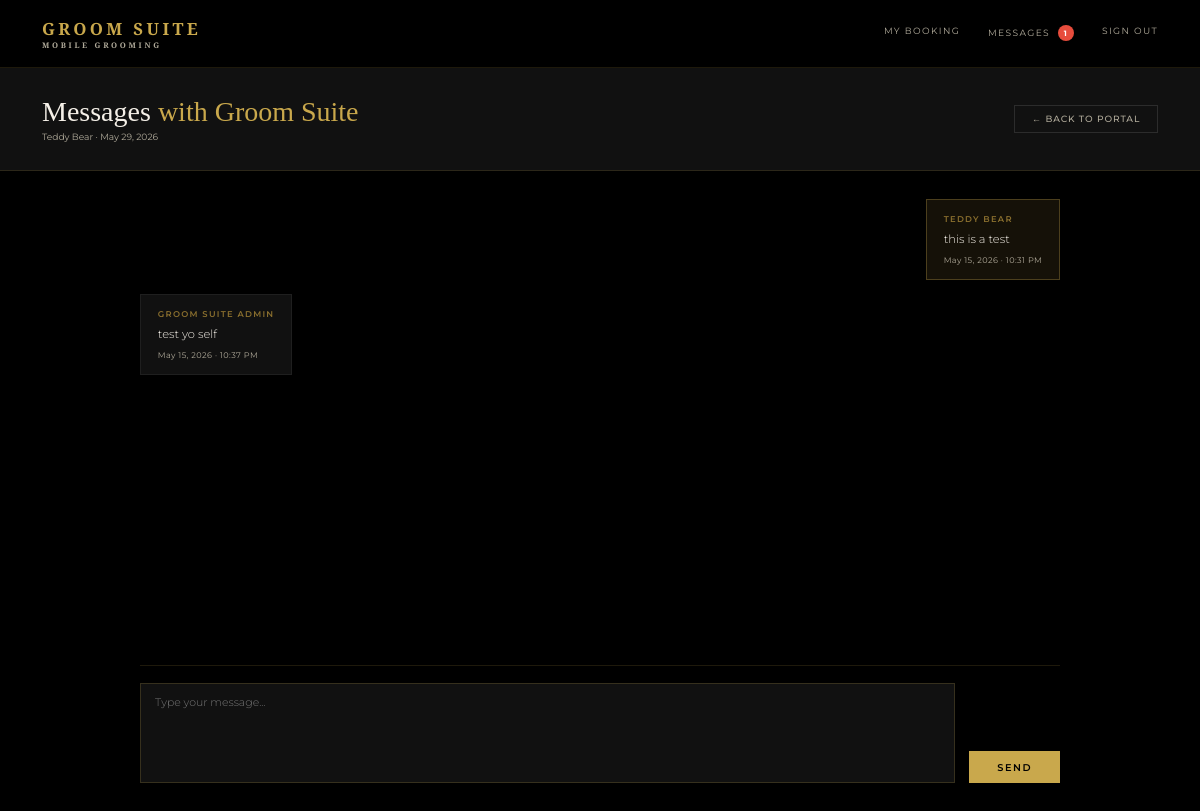
The page /portal/messages (signed in) on the database as committed earlier.
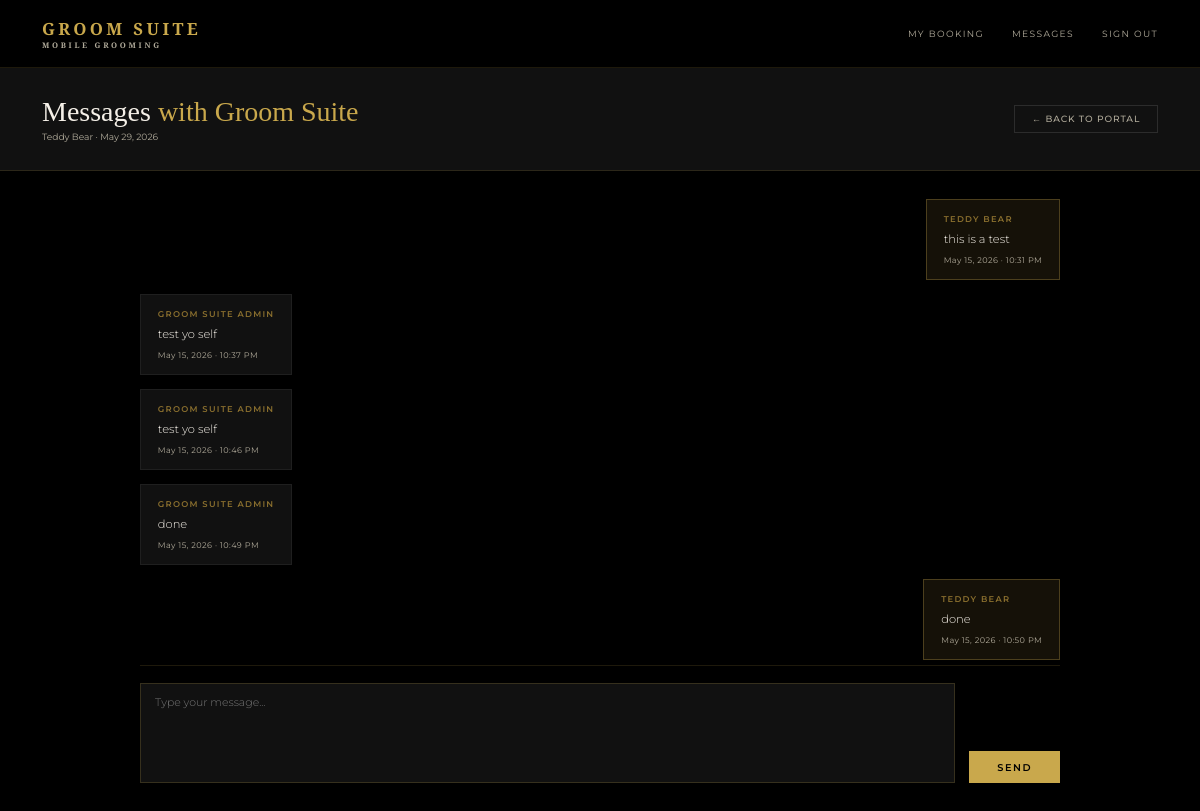
The same page on the database as committed later.
### models.py (models this page shows)
class User(UserMixin, db.Model):
    id = db.Column(db.Integer, primary_key=True)
    name = db.Column(db.String(100), nullable=False)
    email = db.Column(db.String(120), unique=True, nullable=False)
    password = db.Column(db.String(200), nullable=False)
    role = db.Column(db.String(20), default='client')
    phone = db.Column(db.String(20))
    password_changed = db.Column(db.Boolean, default=False)
    bookings = db.relationship('Booking', backref='client', lazy=True)

class Booking(db.Model):
    id = db.Column(db.Integer, primary_key=True)
    wedding_date = db.Column(db.String(50), nullable=False)
    venue = db.Column(db.String(200), nullable=False)
    start_time = db.Column(db.String(20))
    party_size = db.Column(db.Integer, default=1)
    package = db.Column(db.String(100))
    addons = db.Column(db.String(200))
    notes = db.Column(db.Text)
    status = db.Column(db.String(20), default='pending')
    created_at = db.Column(db.DateTime, default=datetime.utcnow)
    user_id = db.Column(db.Integer, db.ForeignKey('user.id'), nullable=False)
    party_members = db.relationship('PartyMember', backref='booking', lazy=True)
    messages = db.relationship('Message', backref='booking_messages', lazy=True, foreign_keys='Message.booking_id')

class Message(db.Model):
    id = db.Column(db.Integer, primary_key=True)
    booking_id = db.Column(db.Integer, db.ForeignKey('booking.id'), nullable=False)
    sender_id = db.Column(db.Integer, db.ForeignKey('user.id'), nullable=False)
    body = db.Column(db.Text, nullable=False)
    timestamp = db.Column(db.DateTime, default=datetime.utcnow)
    read = db.Column(db.Boolean, default=False)
    sender = db.relationship('User', foreign_keys=[sender_id])
    booking = db.relationship('Booking', foreign_keys=[booking_id])

### routes.py (the view, shortened to what this page needs)
    @app.route('/portal/messages', methods=['GET', 'POST'])
    @login_required
    def portal_messages():
        booking = Booking.query.filter_by(user_id=current_user.id).first()
        if not booking:
            return redirect(url_for('portal'))
        from models import Message
        messages = Message.query.filter_by(booking_id=booking.id).order_by(Message.timestamp).all()
        for message in messages:
            if message.sender_id != current_user.id:
                message.read = True
        db.session.commit()
        return render_template('messages.html', booking=booking, messages=messages)

### app.py (called while the page is built)
@app.template_filter('format_date')
def format_date(value):
    try:
        return datetime.strptime(value, '%Y-%m-%d').strftime('%B %d, %Y')
    except:
        return value

### auth.py (called while the page is built)
def register_routes(app, login_manager):
    @login_manager.user_loader
    def load_user(user_id):
        return db.session.get(User, int(user_id))
    @app.route('/login', methods=['GET', 'POST'])
    def login():
        if request.method == 'POST':
            email = request.form.get('email')
            password = request.form.get('password')
            user = User.query.filter_by(email=email).first()
            if user and check_password_hash(user.password, password):
                login_user(user)
                if user.role == 'admin':
                    return redirect(url_for('index'))
                return redirect(url_for('portal'))
            flash('Invalid email or password')
        return render_template('login.html')
    @app.route('/logout')
    @login_required
    def logout():
        logout_user()
        return redirect(url_for('index'))

### templates/messages.html (shortened to what this page needs)
{% extends 'base.html' %}
{% block content %}
<div class="admin-header">
  <div>
    <h1 class="admin-title">Messages <span>with Groom Suite</span></h1>
    <p class="admin-meta">{{ current_user.name }} · {{ booking.wedding_date | format_date }}</p>
  </div>
  <a href="{{ url_for('portal') }}" class="btn-ghost">← Back to Portal</a>
</div>
<div class="messages-wrapper">
  <div class="messages-thread">
    {% if messages %}
      {% for message in messages %}
      <div class="message-row {% if message.sender_id == current_user.id %}message-sent{% else %}message-received{% endif %}">
        <div class="message-bubble">
          <div class="message-sender">{{ message.sender.name }}</div>
          <div class="message-body">{{ message.body }}</div>
          <div class="message-time">{{ message.timestamp.strftime('%b %d, %Y · %I:%M %p') }}</div>
        </div>
      </div>
      {% endfor %}
    {% else %}
      <div class="empty-state">
        <p>No messages yet. Send a message to Groom Suite below.</p>
      </div>
    {% endif %}
  </div>
  <div class="message-compose">
    <form method="POST" action="{{ url_for('portal_messages') }}">
      <div class="message-input-row">
        <textarea name="body" placeholder="Type your message..." required></textarea>
        <button type="submit" class="btn-gold">Send</button>
      </div>
    </form>
  </div>
</div>
{% endblock %}

### templates/base.html (shortened to what this page needs)
<!DOCTYPE html>
<html lang="en">
<head>
  <link rel="stylesheet" href="{{ url_for('static', filename='css/style.css') }}?v={{ range(1, 99999) | random }}">
</head>
<body>
  <nav class="navbar">
    <div class="nav-logo">Groom Suite <span>Mobile Grooming</span></div>
    <div class="nav-links">
      {% if current_user.is_authenticated %}
        {% if current_user.role == 'admin' %}
          <a href="{{ url_for('admin_dashboard') }}">Dashboard</a>
          <a href="{{ url_for('admin_dashboard') }}">Messages {% if unread_count > 0 %}<span class="unread-badge">{{ unread_count }}</span>{% endif %}</a>
          <a href="#">Calendar</a>
        {% else %}
          <a href="{{ url_for('portal') }}">My Booking</a>
          <a href="{{ url_for('portal_messages') }}">Messages {% if unread_count > 0 %}<span class="unread-badge">{{ unread_count }}</span>{% endif %}</a>
        {% endif %}
        <a href="{{ url_for('logout') }}">Sign Out</a>
      {% else %}
        <a href="{{ url_for('index') }}">Home</a>
        <a href="{{ url_for('inquiry') }}">Book Now</a>
        <a href="{{ url_for('login') }}">Login</a>
      {% endif %}
    </div>
  </nav>
  {% block content %}{% endblock %}
</body>
</html>

### static/css/style.css (style rules this page uses)
*, *::before, *::after { box-sizing: border-box; margin: 0; padding: 0; }
:root { --gold: #C9A84C; --gold-light: #E8C96A; --gold-dim: #8a6f2e; --black: #000000; --black-2: #111111; --black-3: #1A1A1A; --black-5: #2C2C2C; --white: #F5F0E8; --white-dim: #b0aa9a; --font-display: 'Cormorant Garamond', serif; --font-body: 'Montserrat', sans-serif; }
html { font-size: 14px; }
body { font-family: var(--font-body); background: var(--black); color: var(--white); min-height: 100vh; }
.navbar { display: flex; align-items: center; justify-content: space-between; padding: 1.2rem 3rem; background: rgba(0,0,0,0.95); border-bottom: 1px solid rgba(201,168,76,0.15); position: sticky; top: 0; z-index: 100; }
.nav-logo { font-family: var(--font-display); font-size: 1.2rem; font-weight: 600; color: var(--gold); letter-spacing: 0.2em; text-transform: uppercase; }
.nav-logo span { display: block; font-size: 0.55rem; letter-spacing: 0.35em; color: var(--white-dim); }
.nav-links { display: flex; gap: 2rem; }
.nav-links a { font-size: 0.65rem; letter-spacing: 0.15em; text-transform: uppercase; color: var(--white-dim); text-decoration: none; transition: color 0.2s; }
.btn-gold { display: inline-block; width: auto; padding: 0.65rem 1.5rem; background: var(--gold); color: var(--black); font-family: var(--font-body); font-size: 0.7rem; font-weight: 600; letter-spacing: 0.15em; text-transform: uppercase; border: none; cursor: pointer; transition: background 0.2s; text-decoration: none; text-align: center; }
.btn-ghost { display: inline-block; padding: 0.55rem 1.2rem; background: transparent; color: var(--white-dim); font-family: var(--font-body); font-size: 0.65rem; font-weight: 500; letter-spacing: 0.1em; text-transform: uppercase; border: 1px solid var(--black-5); cursor: pointer; transition: all 0.2s; text-decoration: none; }
.admin-header { padding: 2rem 3rem; background: var(--black-2); border-bottom: 1px solid rgba(201,168,76,0.15); display: flex; align-items: center; justify-content: space-between; }
.admin-title { font-family: var(--font-display); font-size: 2rem; font-weight: 300; }
.admin-title span { color: var(--gold); }
.admin-meta { font-size: 0.65rem; color: var(--white-dim); margin-top: 0.25rem; }
.messages-wrapper { display: flex; flex-direction: column; height: calc(100vh - 160px); padding: 2rem 10rem; }
.messages-thread { flex: 1; overflow-y: auto; display: flex; flex-direction: column; gap: 1rem; padding-bottom: 1.5rem; }
.message-row { display: flex; }
.message-sent { justify-content: flex-end; }
.message-received { justify-content: flex-start; }
.message-bubble { max-width: 60%; padding: 1rem 1.2rem; border: 1px solid rgba(201,168,76,0.15); }
.message-sent .message-bubble { background: rgba(201,168,76,0.1); border-color: rgba(201,168,76,0.3); }
.message-received .message-bubble { background: var(--black-2); border-color: rgba(255,255,255,0.06); }
.message-sender { font-size: 0.6rem; letter-spacing: 0.15em; text-transform: uppercase; color: var(--gold-dim); margin-bottom: 0.4rem; font-weight: 600; }
.message-body { font-size: 0.82rem; color: var(--white); line-height: 1.6; font-weight: 300; }
.message-time { font-size: 0.58rem; color: var(--white-dim); margin-top: 0.5rem; letter-spacing: 0.05em; }
.message-compose { border-top: 1px solid rgba(201,168,76,0.15); padding-top: 1.2rem; }
.message-input-row { display: grid; grid-template-columns: 1fr auto; gap: 1rem; align-items: end; }
.message-input-row textarea { background: var(--black-2); border: 1px solid rgba(201,168,76,0.2); color: var(--white); font-family: var(--font-body); font-size: 0.78rem; font-weight: 300; padding: 0.75rem 1rem; outline: none; resize: none; height: 100px; width: 100%; transition: border-color 0.2s; }
.message-input-row .btn-gold { width: auto; padding: 0.75rem 2rem; }

Rows that differ between the two databases and show on the page:
added Message: sender.name "GROOM SUITE ADMIN", body "test yo self", timestamp "May 15, 2026 · 10:46 PM"
added Message: sender.name "GROOM SUITE ADMIN", body "done", timestamp "May 15, 2026 · 10:49 PM"
added Message: sender.name "TEDDY BEAR", body "done", timestamp "May 15, 2026 · 10:50 PM"
Other text that changed with them:
{{ unread_count }}: "1" → (not shown)
